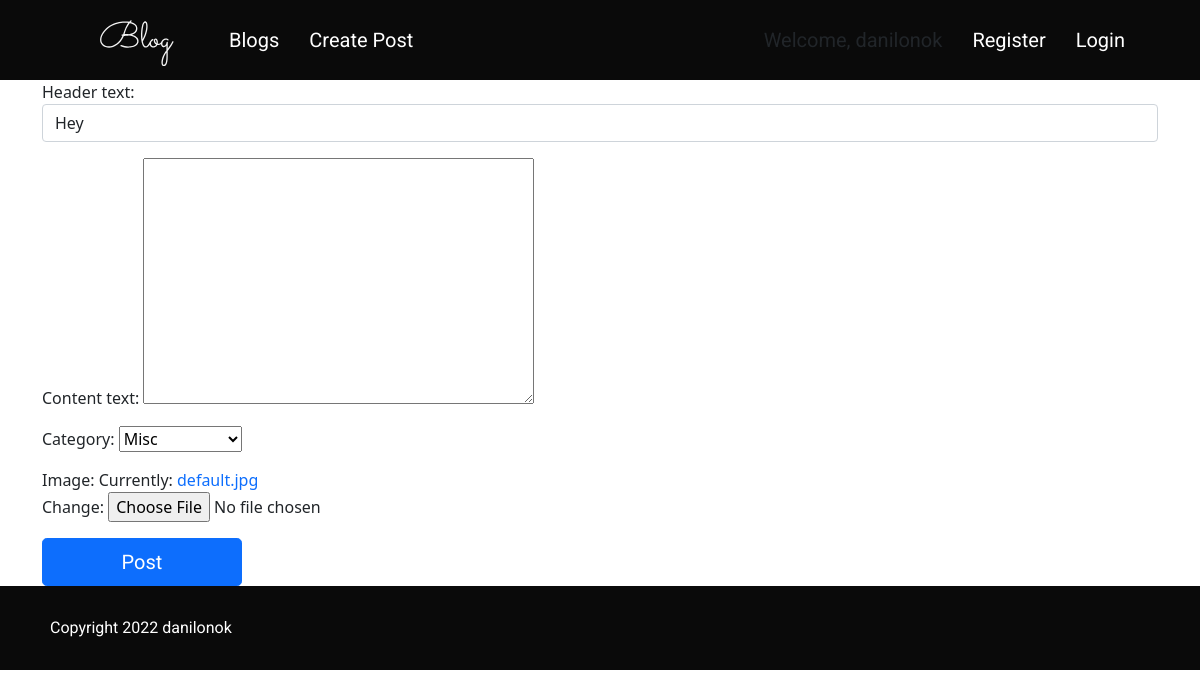
The app's page /3/edit_post (signed in), older data.
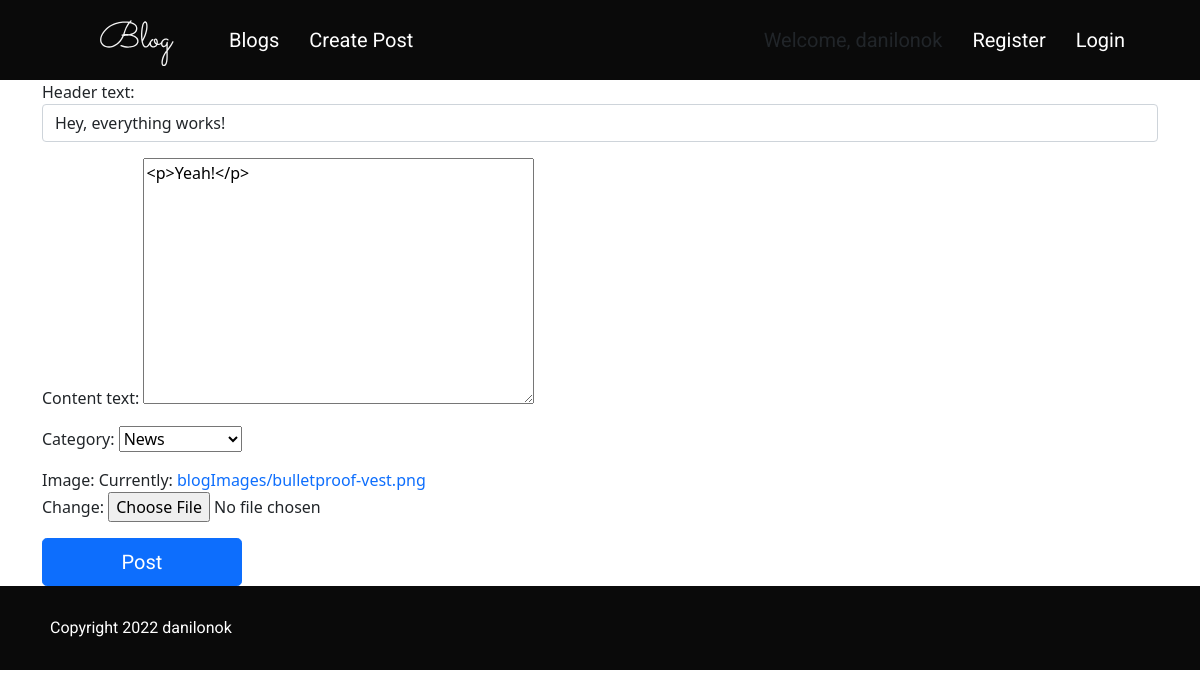
The same page, newer data.
### blog/models.py (models this page shows, shortened)
class Post(models.Model):
    header_text = models.CharField(max_length=200)
    content_text = RichTextField(blank=True, null = True)
    category = models.ForeignKey(Category, on_delete=models.SET_DEFAULT, default=4)
    image = models.ImageField(upload_to= 'blogImages/', default='default.jpg')
    author = models.ForeignKey(User, on_delete= models.CASCADE, related_name='blog_posts')
    pub_date = models.DateTimeField('date_published')

### blog/views.py (the view, shortened to what this page needs)
# urls.py: path("<int:post_id>/edit_post", views.edit_post, name="edit_post"),
def edit_post(request, post_id=None):
    user = request.user
    if id:
        post = get_object_or_404(Post, pk=post_id)
        if post.author != request.user:
            return HttpResponseForbidden()
    else:
        post = Post(author=request.user)
    form = EditForm(request.POST or None, request.FILES or None, instance=post)
    context = {
        "form": form,
    }
    return render(request, "blog/edit_post.html", context)

### blog/forms.py
class EditForm(forms.ModelForm):
    class Meta:
        model = Post
        fields = ('header_text', 'content_text','category', 'image')
        widgets = {
            'header_text':forms.TextInput(attrs={'class':'form-control'}),
            'content': forms.Textarea(attrs={'class': 'form-control'}),
        }

### blog/models.py (called while the page is built)
    def __str__(self):
        return  self.category_name

### blog/templates/blog/edit_post.html (shortened to what this page needs)
{% extends 'blog/base.html' %}
{% block main_content %}
 <link href="https://cdn.jsdelivr.net/npm/bootstrap@5.0.2/dist/css/bootstrap.min.css" rel="stylesheet">
<div class="container">
            <form method="post" enctype="multipart/form-data">
                {{ form.as_p }}
                <button class="submit-button btn btn-lg btn-primary btn-block" type="submit">Post</button>
            </form>
</div>
{% endblock %}

Row changes from the older to the newer data that the page shows:
changed Post: header_text "Hey" → "Hey, everything works!"; content_text (not shown) → "<p>Yeah!</p>"; category "Misc" → "News"
Text that changed along with them:
text no longer shown: "Header text: Content text: Category: Image: Currently: default.jpg Change:"
text now shown: "Header text: Content text: Category: Image: Currently: blogImages/bulletproof-vest.png Change:"
